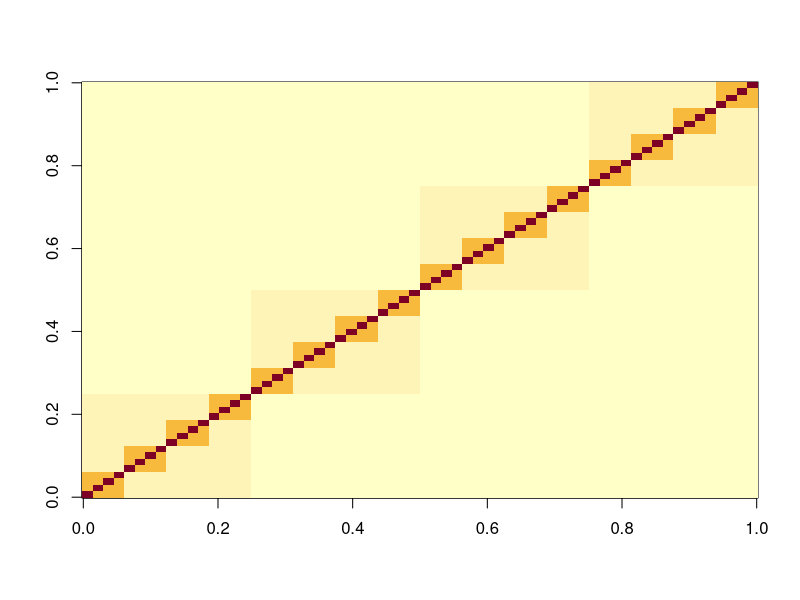
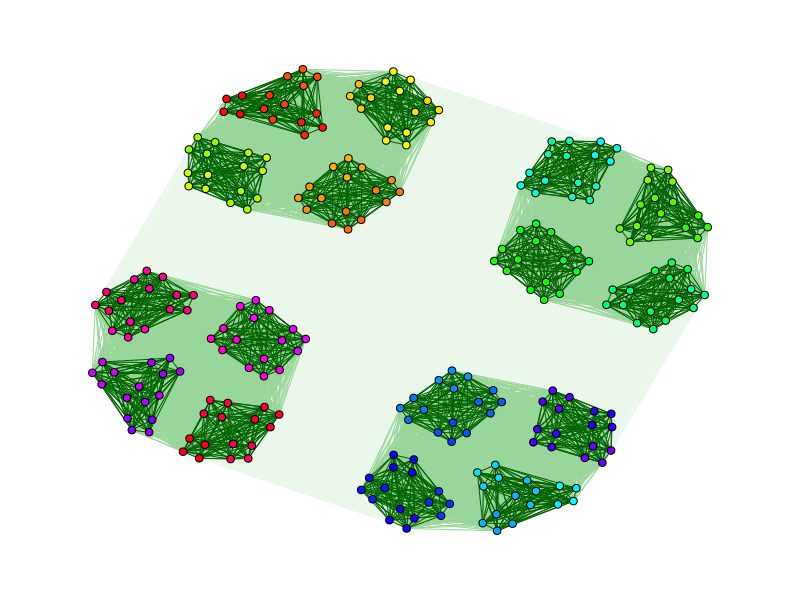

The R source for these figures, in order:
library(igraph)
library(colorspace)
library(qgraph)

hsbm <- function (cluster_sizes,strengths=NULL,plot=T)
{
k=cluster_sizes # cluster sizes
levels=length(k) # hierarchic levels
n=prod(k) # nodes
if(n > 2000) print('Warning: ', n, 'nodes', 'might be too much for qgraph')
if(length(k)!=length(strengths)) { print ('cluster_sizes and strengths dont match');stop()}
group=rep(0,n) # node group
m=matrix(levels,n,n) # connection matrix
for(l in (levels-1):1)
  for(i in 1:n)
  {for(j in 1:n)
    if((i-1)%/%prod(k[1:l])==(j-1)%/%prod(k[1:l])) m[i,j]=l
  group[i]=(i-1)%/%prod(k[1:l])
  }

if(plot) image(1/(m+.5))

if(length(strengths)<1) m <- 1/m^3 else
{
  for(i in 1:levels)
    m[m==i]=strengths[i]
}
return(list(m,group))
}

clusters=c(4,4,4,4,4);strengths = c(1,.3,.1,.02,.005)
clusters=c(4,4,4,4);strengths = c(.7,.1,.04,.008)


h=hsbm(clusters,strengths)
m <- h[[1]]
group=h[[2]]

name2=paste('network',paste0(clusters,collapse=''),'.jpeg',sep='',col='')
jpeg(name2,width = 5, height = 3, units = 'in', dpi = 300)
layout(t(1))
qgraph(m,groups=group, layout="spring",labels=F,
       vsize=1,edge.width=.4, bg=adjustcolor("white", alpha.f=0)) 
dev.off()
